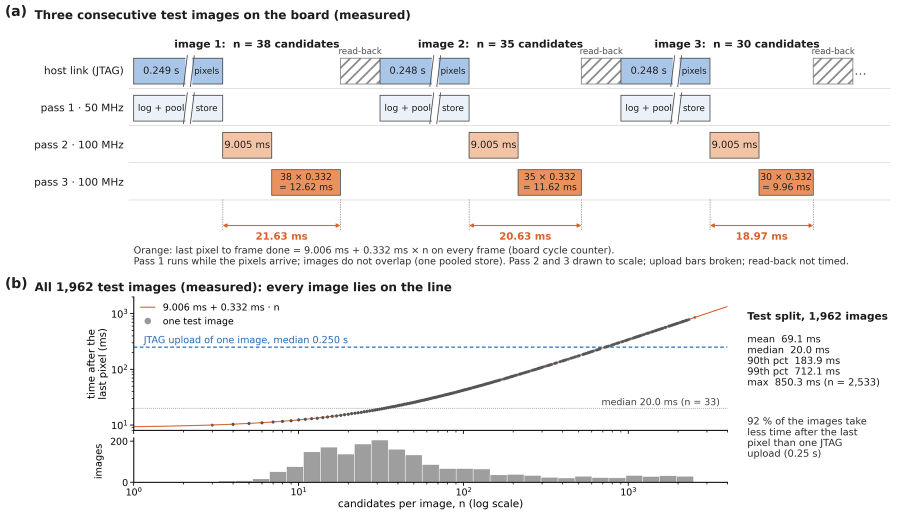
#> input picture docs/images/board_processing_time.png, 1800 x 1029 px, found by its file name (shown at 1/2 size); its folder holds only this picture in this run
$ python demo_cascade.py --image ../docs/images/board_processing_time.png
#> lines starting #> are read from the running program, lines starting #| are printed output that depends on the picture
### _comparison/fixedpoint/prescreen_fx.py
# -*- coding: utf-8 -*-
"""Bit-exact integer model of the POOLED Weibull prescreen (Paper 2, config A family).  This file is the golden model
for rtl/prescreen/*.v : every quantity below is an integer and every operation is an add, a shift or a multiply.

Datapath (all integers):
  q8   = QROM[pixel]                                  256-entry ROM, 8 bit  (rtl/cascade/qrom.hex)
  P    = (q00+q01+q10+q11+2) >> 2                     2x2 pooled frame, 8 bit (the frame the CNN patch store already holds)
  Pp   = P padded by TK = (SLI-1)/2 with mirrored border (edge sample repeated, numpy 'symmetric')
  S1   = sum of Pp over the SLI x SLI window minus the GUARD x GUARD window          (N = SLI^2-GUARD^2 cells)
  S2   = same for Pp^2
  A    = N*P - S1                                     contrast x N   (signed)
  num  = N*S2 - S1^2                                  = N*(N-1)*c2   (>= 0)
  Weibull detection  x > c1 + K/C,  C = clamp(pi/sqrt(6 c2), CMIN, CMAX),  K = gamma + ln(-ln Pfa)
     <=>  A > 0  and  A^2 > Kc * clamp(num, NUM_LO, NUM_HI)     with Kc = kappa^2 N/(N-1), kappa = K sqrt(6)/pi
     (no ROM, no sqrt, no divider; the shape clamp becomes a clamp on num)
  gate   A >= G                                       (G = N * tau / STEP, i.e. contrast >= tau in log units)
  event  = gated detected pixel whose A is the maximum of its 5x5 neighbourhood (ties kept), outside the frame = -inf
"""
import math
import os

import numpy as np

HERE = os.path.dirname(os.path.abspath(__file__))
ROOT = os.path.abspath(os.path.join(HERE, "..", ".."))
XLO, XHI = -0.40, 2.80
STEP = (XHI - XLO) / 255.0                     # ln-amplitude per q8 code
EULER = 0.5772156649015329
PFAS = (3e-2, 1e-2, 1e-3, 1e-4)                # pfa_sel 0..3
CMIN, CMAX = 0.8, 8.0                          # Weibull shape clamp (same as the float model)


def qrom():
    t = np.zeros(256, np.int64)
    for i in range(256):
        x = 0.5 * math.log(i + 0.5)
        t[i] = math.floor(min(max((x - XLO) / (XHI - XLO), 0.0), 1.0) * 255 + 0.5)
    return t


QROM = qrom()


class Cfg:
    """Compile-time constants.  KF = fractional bits of Kc, SHN = right shift applied to the clamped num before the multiply."""

    def __init__(self, sli=25, guard=17, pfa_sel=0, tau=0.6, event=5, KF=12, SHN=12):
        self.sli, self.guard, self.pfa_sel, self.tau, self.event, self.KF, self.SHN = sli, guard, pfa_sel, tau, event, KF, SHN
        self.TK, self.TG = (sli - 1) // 2, (guard - 1) // 2
        self.N = sli * sli - guard * guard
        N = self.N
        K = EULER + math.log(-math.log(PFAS[pfa_sel]))
        self.kappa = K * math.sqrt(6) / math.pi
        self.Kc_ideal = self.kappa ** 2 * N / (N - 1)
        self.KC = int(round(self.Kc_ideal * 2 ** KF))
        smin = math.pi / (CMAX * math.sqrt(6)) / STEP            # sigma-hat range in q8 codes where the shape clamp is inactive
        smax = math.pi / (CMIN * math.sqrt(6)) / STEP
        self.NUM_LO = int(round(smin ** 2 * N * (N - 1)))
        self.NUM_HI = int(round(smax ** 2 * N * (N - 1)))
        self.G = int(round(N * tau / STEP))


# [6 lines left out: function pool_q8, not called in this run]


def box(A, k):
    C = np.pad(np.cumsum(np.cumsum(A, 0), 1), ((1, 0), (1, 0)))
    return C[k:, k:] - C[:-k, k:] - C[k:, :-k] + C[:-k, :-k]


# [64 lines left out: functions ring_sums, local_max, prescreen, prescreen_float_on_q8, not called in this run]


def events_rowmajor(E):
    ys, xs = np.nonzero(E)
    return np.stack([ys, xs], 1)

### _comparison/cnn/quant_ctx.py
# -*- coding: utf-8 -*-
"""Independent numpy reference (bit-exact model of cnn_core_ctx.v) for the context network written by train_q3.py, and golden-vector export for the RTL testbench.
   python quant_ctx.py <name_int3.pt> <out_dir> [n=48]      (golden vectors from validation events of the hardware-exact candidate set)"""
import os
import sys

import numpy as np
import torch
import torch.nn.functional as F


# [6 lines left out: function _conv, not called in this run]


def _req(acc, L):
    M = np.asarray(L["M"], np.int64).reshape(1, -1, *([1] * (acc.ndim - 2)))
    return np.clip((acc * M + (1 << (L["S"] - 1))) >> L["S"], 0, 255)


# [8 lines left out: function _tower, not called in this run]


def _fc(x, L):
    return (x.astype(np.float64) @ np.asarray(L["W"], np.float64).T).round().astype(np.int64) + np.asarray(L["b"], np.int64)


# [5 lines left out: function int_forward3, not called in this run]


def load(path):
    return torch.load(path, weights_only=False)["ints3"]


# [17 lines that do not run on import are left out]

### demo/demo_cascade.py
# -*- coding: utf-8 -*-
"""Demo: run one HRSID image through the Weibull-CFAR + INT8-CNN cascade and show the result.
The HRSID dataset is expected in <repo>/HRSID (images/ and annotations/), or pass --hrsid <folder>.

  python demo_cascade.py --image 1234                 # on the DE10-Standard board (bitstream cascade_ctx_jtag_top.sof)
  python demo_cascade.py --image 1234 --sim           # software only (bit-exact golden models), no board needed
  python demo_cascade.py --image P0068_600_1400_4200_5000.png --theta -10695

What it does
  1. loads the image (and its ship annotations, if any)
  2. board mode: uploads it over JTAG and reads back every event, integer logit, accept flag and the on-chip cycle counters;
     sim mode: computes the same with the Python golden models
  3. recomputes the frame with the golden models and reports whether the board matched them exactly (board mode)
  4. draws the prescreen events and the accepted detections over the image and saves/shows the figure

Thresholds (integer logit, set on validation images): 90 % -5979, 95 % -10695, 97 % -14462 (default), 98 % -17056.
"""
import argparse
import json
import os
import sys
import time

import numpy as np
from PIL import Image, ImageDraw

HERE = os.path.dirname(os.path.abspath(__file__))
ROOT = os.path.abspath(os.path.join(HERE, ".."))
sys.path.insert(0, os.path.join(ROOT, "_comparison", "fixedpoint"))
sys.path.insert(0, os.path.join(ROOT, "_comparison", "cnn"))
sys.path.insert(0, os.path.join(ROOT, "_comparison", "cnn", "sweep250", "board"))
import prescreen_fx as fx      # noqa: E402
import quant_ctx as QC         # noqa: E402
import side_fx                 # noqa: E402

ap = argparse.ArgumentParser()
ap.add_argument("--image", default="P0068_600_1400_4200_5000.png", help="HRSID file name or index")
ap.add_argument("--theta", type=int, default=-14462, help="CNN threshold on the integer logit (97 %% retention by default)")
ap.add_argument("--pfa", type=int, default=0, help="0: 3e-2 (deployed)  1: 1e-2  2: 1e-3  3: 1e-4")
ap.add_argument("--sim", action="store_true", help="software only, no board")
ap.add_argument("--out", default=os.path.join(HERE, "out"))
ap.add_argument("--no-show", action="store_true")
ap.add_argument("--hrsid", default=os.path.join(ROOT, "HRSID"), help="HRSID folder (with images/ and annotations/)")
a = ap.parse_args()

names = sorted(os.listdir(os.path.join(a.hrsid, "images")))
name = names[int(a.image)] if a.image.isdigit() else a.image
img = np.asarray(Image.open(os.path.join(a.hrsid, "images", name)))
#> img is the input picture: shape (1029, 1800, 3); mean R, G, B 242.8, 242, 241.8
img = (img[..., 0] if img.ndim == 3 else img).astype(np.uint8)
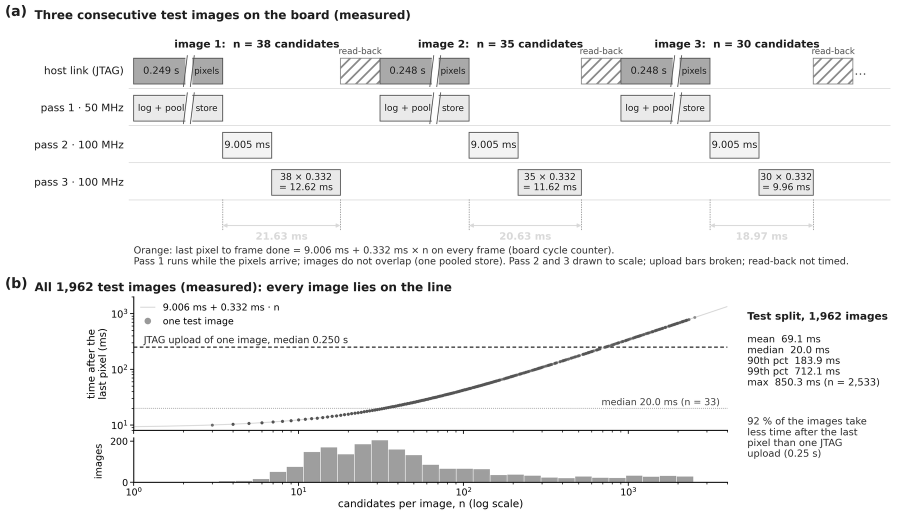
#> img: shape (1029, 1800) (shown at 1/2 size); min 0, max 255, mean 242.8
cfg = fx.Cfg(25, 17, a.pfa, 0.6)
#> (the run stopped early here; a loop or call above may not have finished)

$ run again, on docs/images/fpga_utilisation.png
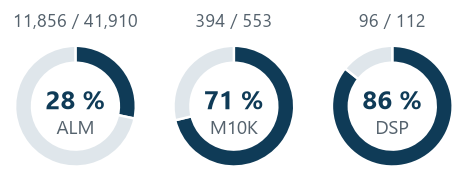
#> input picture docs/images/fpga_utilisation.png, 467 x 190 px, found by its file name
#> img is the input picture: shape (190, 467, 4); mean R, G, B, A 224.1, 229.6, 233.1, 255
#> `img = (img[..., 0] if img.ndim == 3 else img).astype(np.uint8)`:
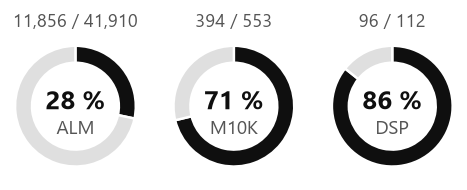
#> img: shape (190, 467); min 15, max 255, mean 224.1

$ run again, on docs/images/operating_points.png
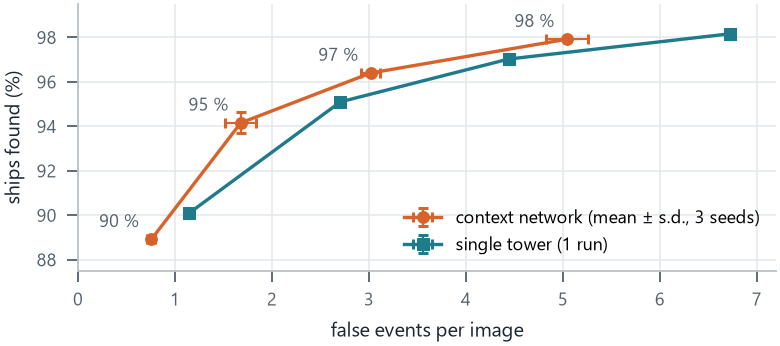
#> input picture docs/images/operating_points.png, 780 x 346 px, found by its file name
#> img is the input picture: shape (346, 780, 4); mean R, G, B, A 247.5, 247.7, 247.6, 255
#> `img = (img[..., 0] if img.ndim == 3 else img).astype(np.uint8)`:
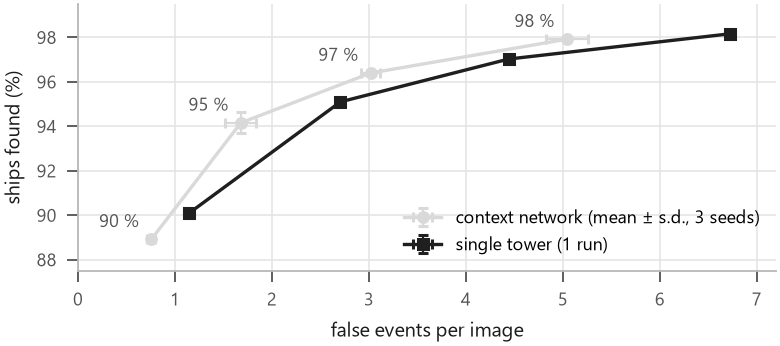
#> img: shape (346, 780); min 0, max 255, mean 247.5

$ run again, on docs/images/cnn_core.png
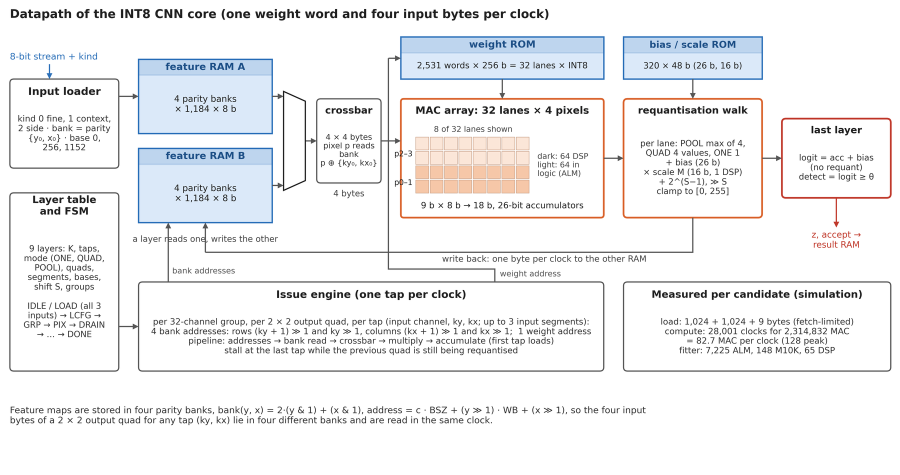
#> input picture docs/images/cnn_core.png, 1800 x 950 px, found by its file name (shown at 1/2 size)
#> img is the input picture: shape (950, 1800, 3); mean R, G, B 239.4, 239.8, 241.1
#> `img = (img[..., 0] if img.ndim == 3 else img).astype(np.uint8)`:
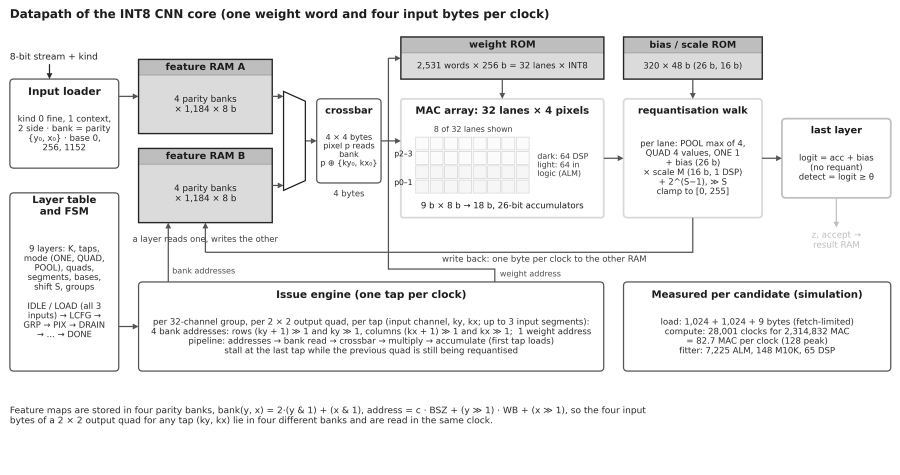
#> img: shape (950, 1800) (shown at 1/2 size); min 0, max 255, mean 239.4
